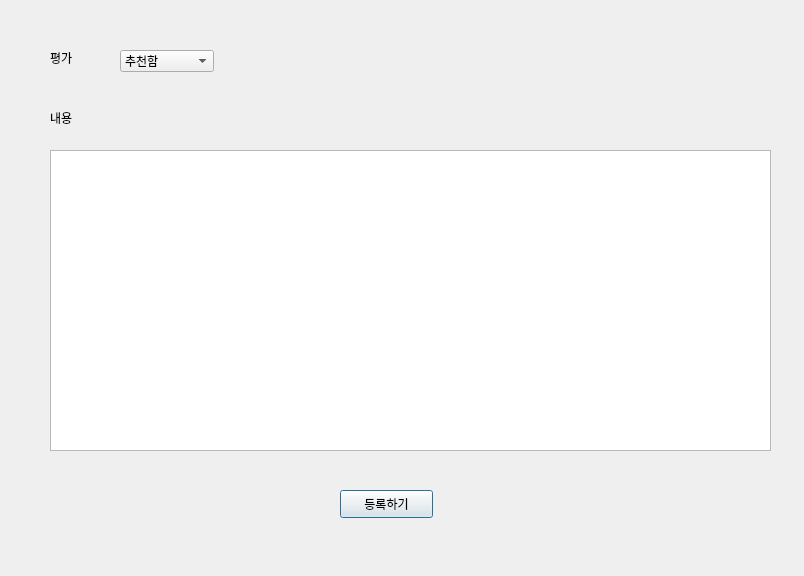
<?xml version="1.0" encoding="UTF-8"?>
<ui version="4.0">
 <class>Dialog</class>
 <widget class="QDialog" name="Dialog">
  <property name="geometry">
   <rect>
    <x>0</x>
    <y>0</y>
    <width>804</width>
    <height>576</height>
   </rect>
  </property>
  <property name="windowTitle">
   <string>Dialog</string>
  </property>
  <widget class="QLabel" name="label">
   <property name="geometry">
    <rect>
     <x>50</x>
     <y>50</y>
     <width>64</width>
     <height>15</height>
    </rect>
   </property>
   <property name="text">
    <string>평가</string>
   </property>
  </widget>
  <widget class="QComboBox" name="level">
   <property name="geometry">
    <rect>
     <x>120</x>
     <y>50</y>
     <width>94</width>
     <height>22</height>
    </rect>
   </property>
   <item>
    <property name="text">
     <string>추천함</string>
    </property>
   </item>
   <item>
    <property name="text">
     <string>추천하지 않음</string>
    </property>
   </item>
  </widget>
  <widget class="QLabel" name="label_2">
   <property name="geometry">
    <rect>
     <x>50</x>
     <y>110</y>
     <width>64</width>
     <height>15</height>
    </rect>
   </property>
   <property name="text">
    <string>내용</string>
   </property>
  </widget>
  <widget class="QTextEdit" name="context">
   <property name="geometry">
    <rect>
     <x>50</x>
     <y>150</y>
     <width>721</width>
     <height>301</height>
    </rect>
   </property>
  </widget>
  <widget class="QPushButton" name="reg">
   <property name="geometry">
    <rect>
     <x>340</x>
     <y>490</y>
     <width>93</width>
     <height>28</height>
    </rect>
   </property>
   <property name="text">
    <string>등록하기</string>
   </property>
  </widget>
 </widget>
 <resources/>
 <connections/>
</ui>
